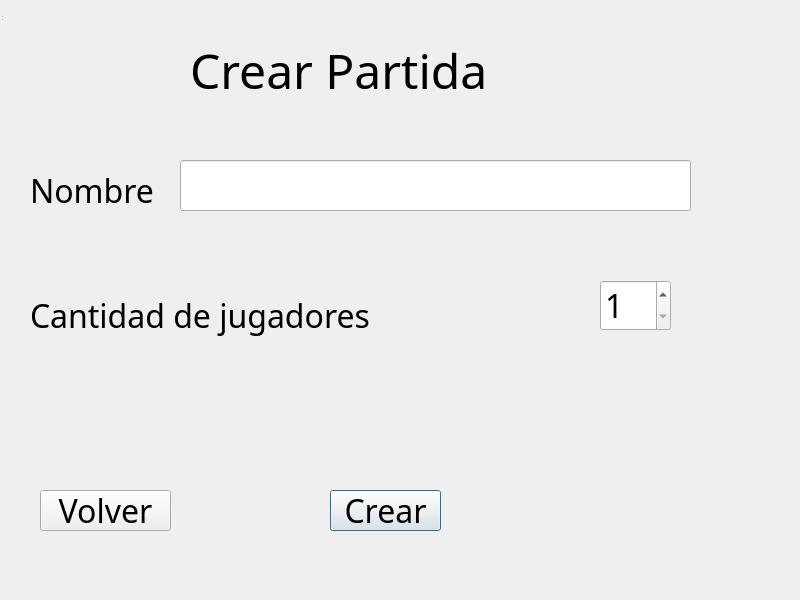
<?xml version="1.0" encoding="UTF-8"?>
<ui version="4.0">
 <class>CreateGame</class>
 <widget class="QDialog" name="CreateGame">
  <property name="geometry">
   <rect>
    <x>0</x>
    <y>0</y>
    <width>800</width>
    <height>600</height>
   </rect>
  </property>
  <property name="windowTitle">
   <string>Create Game</string>
  </property>
  <widget class="QWidget" name="centralwidget">
   <property name="geometry">
    <rect>
     <x>0</x>
     <y>0</y>
     <width>800</width>
     <height>600</height>
    </rect>
   </property>
   <widget class="QLabel" name="labelTitle">
    <property name="geometry">
     <rect>
      <x>190</x>
      <y>40</y>
      <width>361</width>
      <height>61</height>
     </rect>
    </property>
    <property name="font">
     <font>
      <family>Jazz Jackrabbit 2</family>
      <pointsize>36</pointsize>
     </font>
    </property>
    <property name="text">
     <string>Crear Partida</string>
    </property>
   </widget>
   <widget class="QLabel" name="labelName">
    <property name="geometry">
     <rect>
      <x>30</x>
      <y>170</y>
      <width>131</width>
      <height>41</height>
     </rect>
    </property>
    <property name="font">
     <font>
      <family>Jazz Jackrabbit 2</family>
      <pointsize>24</pointsize>
     </font>
    </property>
    <property name="text">
     <string>Nombre</string>
    </property>
   </widget>
   <widget class="QLabel" name="labelNumPlayers">
    <property name="geometry">
     <rect>
      <x>30</x>
      <y>290</y>
      <width>381</width>
      <height>51</height>
     </rect>
    </property>
    <property name="font">
     <font>
      <family>Jazz Jackrabbit 2</family>
      <pointsize>24</pointsize>
     </font>
    </property>
    <property name="text">
     <string>Cantidad de jugadores</string>
    </property>
   </widget>
   <widget class="QSpinBox" name="numPlayers">
    <property name="geometry">
     <rect>
      <x>600</x>
      <y>280</y>
      <width>71</width>
      <height>51</height>
     </rect>
    </property>
    <property name="font">
     <font>
      <family>Jazz Jackrabbit 2</family>
      <pointsize>24</pointsize>
     </font>
    </property>
    <property name="minimum">
     <number>1</number>
    </property>
    <property name="maximum">
     <number>5</number>
    </property>
   </widget>
   <widget class="QLineEdit" name="gameName">
    <property name="geometry">
     <rect>
      <x>180</x>
      <y>160</y>
      <width>511</width>
      <height>51</height>
     </rect>
    </property>
    <property name="font">
     <font>
      <family>Jazz Jackrabbit 2</family>
      <pointsize>24</pointsize>
     </font>
    </property>
   </widget>
   <widget class="QPushButton" name="btnCreate">
    <property name="geometry">
     <rect>
      <x>330</x>
      <y>490</y>
      <width>111</width>
      <height>41</height>
     </rect>
    </property>
    <property name="font">
     <font>
      <family>Jazz Jackrabbit 2</family>
      <pointsize>24</pointsize>
     </font>
    </property>
    <property name="text">
     <string>Crear</string>
    </property>
   </widget>
   <widget class="QPushButton" name="btnBack">
    <property name="geometry">
     <rect>
      <x>40</x>
      <y>490</y>
      <width>131</width>
      <height>41</height>
     </rect>
    </property>
    <property name="font">
     <font>
      <family>Jazz Jackrabbit 2</family>
      <pointsize>24</pointsize>
     </font>
    </property>
    <property name="text">
     <string>Volver</string>
    </property>
   </widget>
  </widget>
  <widget class="QMenuBar" name="menubar">
   <property name="enabled">
    <bool>false</bool>
   </property>
   <property name="geometry">
    <rect>
     <x>0</x>
     <y>0</y>
     <width>800</width>
     <height>0</height>
    </rect>
   </property>
  </widget>
  <widget class="QStatusBar" name="statusbar">
   <property name="enabled">
    <bool>false</bool>
   </property>
  </widget>
 </widget>
 <resources/>
 <connections/>
</ui>
